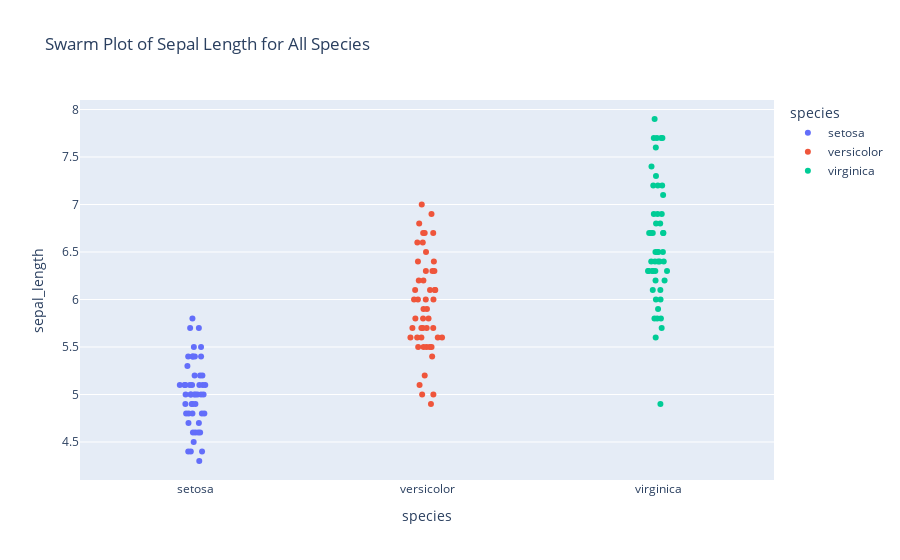

Source (notebook cell):
### Markdown cell above
The above graph doesn't necessarily have anything wrong with it, but it can more advanced in its functions Plotly can give us such a graph, combining dots and the general idea of a box plot into one, called a swarm plot!  It is interesting to note that the above Plotnine graph is using a Plotly dataframe.

### Code cell
# A Plotly swarm plot
fig = px.strip(iris, 
               x="species", 
               y="sepal_length", 
               color="species", 
               stripmode="overlay",  # Creates jitter to space out dots
               title="Swarm Plot of Sepal Length for All Species")

# Displaying the plot
fig.show()

### Figure 1 — Plotly figure (JSON) as saved in the notebook; plotly's stock layout.template omitted (floating-point values rounded to 4 significant figures)
{"data": [{"alignmentgroup": "True", "boxpoints": "all", "fillcolor": "rgba(255,255,255,0)", "hoveron": "points", "hovertemplate": "species=%{x}<br>sepal_length=%{y}<extra></extra>", "legendgroup": "setosa", "line": {"color": "rgba(255,255,255,0)"}, "marker": {"color": "#636efa"}, "name": "setosa", "offsetgroup": "setosa", "orientation": "v", "pointpos": 0, "showlegend": true, "type": "box", "x": ["setosa", "setosa", "setosa", "setosa", "setosa", "setosa", "setosa", "setosa", "setosa", "setosa", "setosa", "setosa", "setosa", "setosa", "setosa", "setosa", "setosa", "setosa", "setosa", "setosa", "setosa", "setosa", "setosa", "setosa", "setosa", "setosa", "setosa", "setosa", "setosa", "setosa", "setosa", "setosa", "setosa", "setosa", "setosa", "setosa", "setosa", "setosa", "setosa", "setosa", "setosa", "setosa", "setosa", "setosa", "setosa", "setosa", "setosa", "setosa", "setosa", "setosa"], "x0": " ", "xaxis": "x", "y": [5.1, 4.9, 4.7, 4.6, 5, 5.4, 4.6, 5, 4.4, 4.9, 5.4, 4.8, 4.8, 4.3, 5.8, 5.7, 5.4, 5.1, 5.7, 5.1, 5.4, 5.1, 4.6, 5.1, 4.8, 5, 5, 5.2, 5.2, 4.7, 4.8, 5.4, 5.2, 5.5, 4.9, 5, 5.5, 4.9, 4.4, 5.1, 5, 4.5, 4.4, 5, 5.1, 4.8, 5.1, 4.6, 5.3, 5], "y0": " ", "yaxis": "y"}, {"alignmentgroup": "True", "boxpoints": "all", "fillcolor": "rgba(255,255,255,0)", "hoveron": "points", "hovertemplate": "species=%{x}<br>sepal_length=%{y}<extra></extra>", "legendgroup": "versicolor", "line": {"color": "rgba(255,255,255,0)"}, "marker": {"color": "#EF553B"}, "name": "versicolor", "offsetgroup": "versicolor", "orientation": "v", "pointpos": 0, "showlegend": true, "type": "box", "x": ["versicolor", "versicolor", "versicolor", "versicolor", "versicolor", "versicolor", "versicolor", "versicolor", "versicolor", "versicolor", "versicolor", "versicolor", "versicolor", "versicolor", "versicolor", "versicolor", "versicolor", "versicolor", "versicolor", "versicolor", "versicolor", "versicolor", "versicolor", "versicolor", "versicolor", "versicolor", "versicolor", "versicolor", "versicolor", "versicolor", "versicolor", "versicolor", "versicolor", "versicolor", "versicolor", "versicolor", "versicolor", "versicolor", "versicolor", "versicolor", "versicolor", "versicolor", "versicolor", "versicolor", "versicolor", "versicolor", "versicolor", "versicolor", "versicolor", "versicolor"], "x0": " ", "xaxis": "x", "y": [7, 6.4, 6.9, 5.5, 6.5, 5.7, 6.3, 4.9, 6.6, 5.2, 5, 5.9, 6, 6.1, 5.6, 6.7, 5.6, 5.8, 6.2, 5.6, 5.9, 6.1, 6.3, 6.1, 6.4, 6.6, 6.8, 6.7, 6, 5.7, 5.5, 5.5, 5.8, 6, 5.4, 6, 6.7, 6.3, 5.6, 5.5, 5.5, 6.1, 5.8, 5, 5.6, 5.7, 5.7, 6.2, 5.1, 5.7], "y0": " ", "yaxis": "y"}, {"alignmentgroup": "True", "boxpoints": "all", "fillcolor": "rgba(255,255,255,0)", "hoveron": "points", "hovertemplate": "species=%{x}<br>sepal_length=%{y}<extra></extra>", "legendgroup": "virginica", "line": {"color": "rgba(255,255,255,0)"}, "marker": {"color": "#00cc96"}, "name": "virginica", "offsetgroup": "virginica", "orientation": "v", "pointpos": 0, "showlegend": true, "type": "box", "x": ["virginica", "virginica", "virginica", "virginica", "virginica", "virginica", "virginica", "virginica", "virginica", "virginica", "virginica", "virginica", "virginica", "virginica", "virginica", "virginica", "virginica", "virginica", "virginica", "virginica", "virginica", "virginica", "virginica", "virginica", "virginica", "virginica", "virginica", "virginica", "virginica", "virginica", "virginica", "virginica", "virginica", "virginica", "virginica", "virginica", "virginica", "virginica", "virginica", "virginica", "virginica", "virginica", "virginica", "virginica", "virginica", "virginica", "virginica", "virginica", "virginica", "virginica"], "x0": " ", "xaxis": "x", "y": [6.3, 5.8, 7.1, 6.3, 6.5, 7.6, 4.9, 7.3, 6.7, 7.2, 6.5, 6.4, 6.8, 5.7, 5.8, 6.4, 6.5, 7.7, 7.7, 6, 6.9, 5.6, 7.7, 6.3, 6.7, 7.2, 6.2, 6.1, 6.4, 7.2, 7.4, 7.9, 6.4, 6.3, 6.1, 7.7, 6.3, 6.4, 6, 6.9, 6.7, 6.9, 5.8, 6.8, 6.7, 6.7, 6.3, 6.5, 6.2, 5.9], "y0": " ", "yaxis": "y"}], "layout": {"boxmode": "overlay", "legend": {"title": {"text": "species"}, "tracegroupgap": 0}, "title": {"text": "Swarm Plot of Sepal Length for All Species"}, "xaxis": {"anchor": "y", "categoryarray": ["setosa", "versicolor", "virginica"], "categoryorder": "array", "domain": [0, 1], "title": {"text": "species"}}, "yaxis": {"anchor": "x", "domain": [0, 1], "title": {"text": "sepal_length"}}}}
